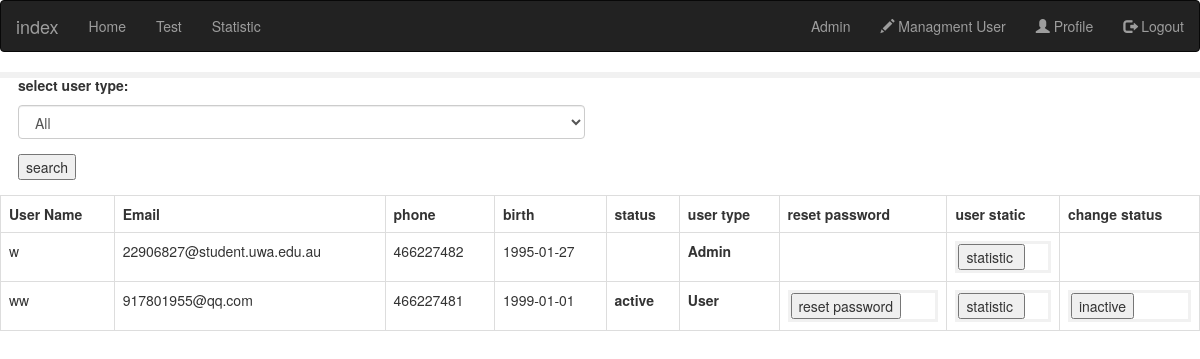
/managment (signed in), run on an earlier commit of the app's database.
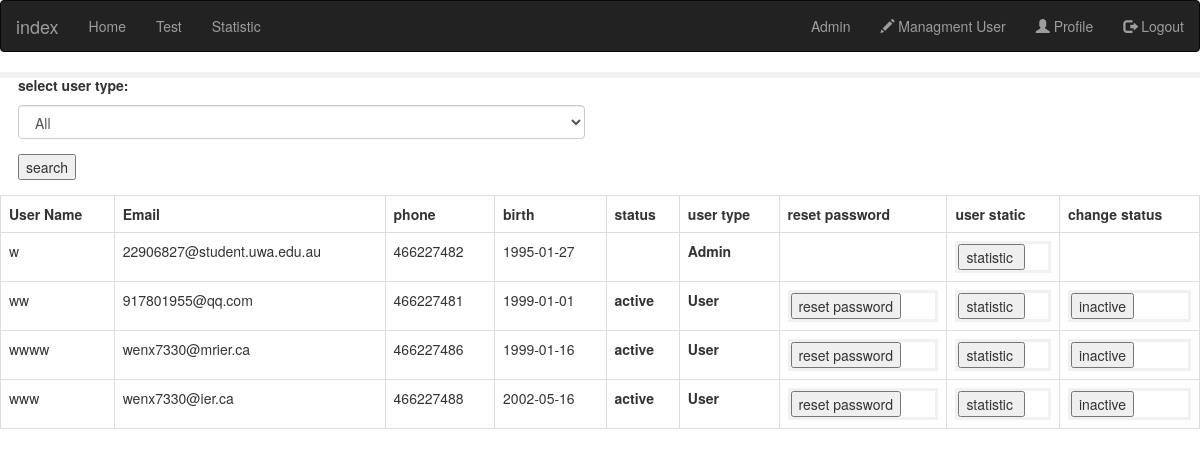
And on a later commit of the database.
### web/models.py (models this page shows, shortened)
class User(db.Model,UserMixin):
    id = db.Column(db.Integer, primary_key=True)
    username = db.Column(db.String(128), unique=True,nullable=False)
    email = db.Column(db.String(128), unique=True,nullable=False)
    password = db.Column(db.String(128), nullable=False)
    phone = db.Column(db.Integer)
    birth = db.Column(db.String(128))
    status = db.Column(db.Boolean)
    user_type = db.Column(db.Integer)

### web/user/routes.py (the view)
@user.route("/managment",methods=['POST','Get'])
def managment():
    form = UserSearchForm(request.form)
    user_type = None
    if current_user.is_authenticated and current_user.user_type == 1:
        if request.method == "POST":
           user_type = request.form.get('usertype_select')
        if user_type == None or user_type == str(0):
           user_items = User.query.all()
        else:
           user_items = User.query.filter_by(user_type=user_type)
        return render_template('user/managment.html', form= form,users=user_items)
    elif current_user.is_authenticated and current_user.user_type == 2:
        flash("You are not Admin user")
        return redirect(url_for('main.content'))
    else:
        return redirect(url_for('auth.login'))
    return

### web/user/forms.py
class UserSearchForm(FlaskForm):
    user_type = [(0, 'All'),
               (1, 'Managment'),
               (2, 'User')]
    usertype_select = SelectField('select user type:', choices=user_type,coerce=int)
    search = SubmitField('search')

### web/models.py (called while the page is built)
@login_manager.user_loader
def load_user(user_id):
    return User.query.get(int(user_id))

### web/templates/user/managment.html (shortened to what this page needs)
{% extends "home.html" %}
{% block content %}
<div class="box box-primary">
    <div class="box-body">
        <form action="/managment" method="Post" role="form">
        <div class="col-md-6">
            <div class="form-group">
                <label>{{form.usertype_select.label}}</label>
                {{form.usertype_select(class_="form-control select2",placeholder="please select")}}
            </div>
            <div class="form-group">
                    {{form.search()}}
            </div>
        </div>
    </form>
        {% if users%}
        <table class="table table-bordered">
            <tr>
                <th>User Name</th>
                <th>Email</th>
                <th>phone</th>
                <th>birth</th>
                <th>status</th>
                <th>user type</th>
                <th>reset password</th>
                <th>user static</th>
                <th>change status</th>
            </tr>
            {% for row in users %}
                <tr>
                <td>{{row.username}}</td>
                <td>{{row.email}}</td>
                <td>{{row.phone}}</td>
                <td>{{row.birth}}</td>
                <td>
                        {% if row.id == current_user.id %}
                        {% else %}
                            {% if row.status == 1 %}
                                 <label >active </label>
                            {% else %}
                                 <label >inactive</label>
                            {% endif %}
                        {% endif %}
                </td>
                <td>
                {% if row.user_type == 1 %}
                <label >Admin </label>
                {% elif row.user_type ==  2%}
                <label >User </label>
                {% endif %}
                </td>
                <td>
                        {% if row.user_type == 2 %}
                            <form action="{{ url_for('user.reset_password', userid=row.id) }}" method="Get">
                                <input class="" type="submit" value="reset password">
                        {% endif %}
                </form>
                </td>
                 <td>
                            <form action="{{ url_for('user.statistic', userid=row.id) }}" method="Get">
                                <input class="" type="submit" value="statistic ">
                </form>
                </td>
                 <td>
                        {% if row.id == current_user.id %}
                        {% else %}
                            {% if row.status == 1 %}
                                <form action="{{ url_for('user.user_status', userid=row.id ,status=0) }}" method="POST">
                                <input class="" type="submit" value="inactive">
                            {% else %}
                                <form action="{{ url_for('user.user_status', userid=row.id,status=1) }}" method="POST">
                                <input class="" type="submit" value="active">
                            {% endif %}
                            </form>
                        {% endif %}
                </td>
            </tr>
            {% endfor %}
        </table>
        {% endif %}
    </div>
</div>
{% endblock %}

### web/templates/home.html (shortened to what this page needs)
<!DOCTYPE html>
<html>
    <head>
        <link rel="stylesheet" href="{{ url_for('static', filename='index.css') }}">
        <link rel="stylesheet" href="https://maxcdn.bootstrapcdn.com/bootstrap/3.4.1/css/bootstrap.min.css">
    </head>
    <body onload="windowonload()">
      <nav class="navbar navbar-inverse">
        <div class="container-fluid">
          <div class="navbar-header">
            <a class="navbar-brand" href="{{url_for('main.index')}}">index</a>
          </div>
          <ul class="nav navbar-nav">
                <li><a href="{{url_for('main.content')}}">Home</a></li>
              {% if not current_user.is_anonymous  %}
                <li><a href="{{url_for('main.test')}}">Test</a></li>
                <li><a href="{{url_for('main.statistic',userid=current_user.id)}}">Statistic</a></li>
              {% endif %}
          </ul>
            {% if current_user.is_anonymous  %}
            <ul class="nav navbar-nav navbar-right">
            <li><a href="{{url_for('auth.register')}}"><span class="glyphicon glyphicon-plus"></span> Sign Up</a></li>
            <li><a href="{{url_for('auth.login')}}"><span class="glyphicon glyphicon-log-in"></span> Login</a></li>
            </ul>
            {% else %}
                <ul class="nav navbar-nav navbar-right">
                {% if current_user.user_type == 1  %}
                    <li><a>Admin</a></li>
                <li><a href="{{url_for('user.managment')}}"><span class="glyphicon glyphicon-pencil"></span> Managment User</a></li>
                {% endif %}
                <li><a href="{{url_for('user.profile')}}"><span class="glyphicon glyphicon-user"></span> Profile</a></li>
                <li><a href="{{url_for('auth.logout')}}"><span class="glyphicon glyphicon-log-out"></span> Logout</a></li>
                </ul>
            {% endif %}
        </div>
      </nav>
        {% block content %}
        {% endblock %}
    </body>
</html>

### web/static/index.css (style rules this page uses)
form { border: 3px solid #f1f1f1; }

What changed in the data, as far as the page shows it:
added User: username "wwww", email "wenx7330@mrier.ca", phone "466227486", birth "1999-01-16", status "active", user_type "User"
added User: username "www", email "wenx7330@ier.ca", phone "466227488", birth "2002-05-16", status "active", user_type "User"
